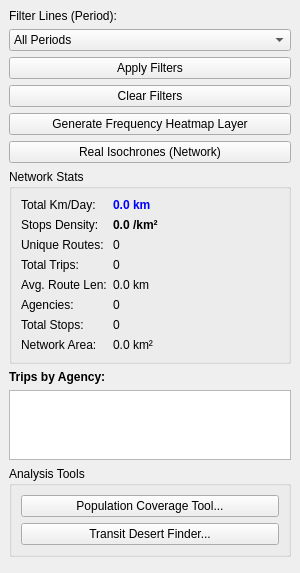
<?xml version="1.0" encoding="UTF-8"?>
<ui version="4.0">
 <class>GTFSSearchPanel</class>
 <widget class="QDockWidget" name="GTFSSearchPanel">
  <property name="geometry">
   <rect>
    <x>0</x>
    <y>0</y>
    <width>300</width>
    <height>500</height>
   </rect>
  </property>
  <property name="windowTitle">
   <string>GTFS Analytics</string>
  </property>
  <widget class="QWidget" name="dockWidgetContents">
   <layout class="QVBoxLayout" name="verticalLayout_main">
    <item>
     <layout class="QVBoxLayout" name="verticalLayout_filters">
      <item>
       <widget class="QLabel" name="label_2">
        <property name="text">
         <string>Filter Lines (Period):</string>
        </property>
       </widget>
      </item>
      <item>
       <widget class="QComboBox" name="filter_period">
        <item><property name="text"><string>All Periods</string></property></item>
        <item><property name="text"><string>Morning Peak</string></property></item>
        <item><property name="text"><string>Midday</string></property></item>
        <item><property name="text"><string>Evening Peak</string></property></item>
        <item><property name="text"><string>Night</string></property></item>
       </widget>
      </item>
      <item>
       <widget class="QPushButton" name="btn_apply">
        <property name="text">
         <string>Apply Filters</string>
        </property>
       </widget>
      </item>
      <item>
       <widget class="QPushButton" name="btn_clear">
        <property name="text">
         <string>Clear Filters</string>
        </property>
       </widget>
      </item>
      <item>
       <widget class="QPushButton" name="btn_frequency_heatmap">
        <property name="text">
         <string>Generate Frequency Heatmap Layer</string>
        </property>
       </widget>
      </item>
      <item>
       <widget class="QPushButton" name="btn_real_isochrones">
        <property name="text">
         <string>Real Isochrones (Network)</string>
        </property>
       </widget>
      </item>
     </layout>
    </item>
    <item>
     <widget class="QGroupBox" name="groupBox">
      <property name="title">
       <string>Network Stats</string>
      </property>
      <layout class="QFormLayout" name="formLayout">
       <item row="0" column="0">
        <widget class="QLabel" name="label_3">
         <property name="text">
          <string>Total Km/Day:</string>
         </property>
        </widget>
       </item>
       <item row="0" column="1">
        <widget class="QLabel" name="val_total_km">
         <property name="text">
          <string>0.0 km</string>
         </property>
         <property name="styleSheet">
          <string notr="true">font-weight: bold; color: blue;</string>
         </property>
        </widget>
       </item>
       <item row="1" column="0">
        <widget class="QLabel" name="label_4">
         <property name="text">
          <string>Stops Density:</string>
         </property>
        </widget>
       </item>
       <item row="1" column="1">
        <widget class="QLabel" name="val_stop_density">
         <property name="text">
          <string>0.0 /km²</string>
         </property>
         <property name="styleSheet">
          <string notr="true">font-weight: bold;</string>
         </property>
        </widget>
       </item>
       <item row="2" column="0">
        <widget class="QLabel" name="label_5">
         <property name="text">
          <string>Unique Routes:</string>
         </property>
        </widget>
       </item>
       <item row="2" column="1">
        <widget class="QLabel" name="val_routes">
         <property name="text">
          <string>0</string>
         </property>
        </widget>
       </item>
       <item row="3" column="0">
        <widget class="QLabel" name="label_6">
         <property name="text">
          <string>Total Trips:</string>
         </property>
        </widget>
       </item>
       <item row="3" column="1">
        <widget class="QLabel" name="val_trips">
         <property name="text">
          <string>0</string>
         </property>
       </widget>
       </item>
       <item row="4" column="0">
        <widget class="QLabel" name="label_7">
         <property name="text">
          <string>Avg. Route Len:</string>
         </property>
       </widget>
       </item>
       <item row="4" column="1">
        <widget class="QLabel" name="val_avg_len">
         <property name="text">
          <string>0.0 km</string>
         </property>
       </widget>
       </item>
       <item row="5" column="0">
        <widget class="QLabel" name="label_8">
         <property name="text">
          <string>Agencies:</string>
         </property>
       </widget>
       </item>
       <item row="5" column="1">
        <widget class="QLabel" name="val_agencies">
         <property name="text">
          <string>0</string>
         </property>
       </widget>
       </item>
       <item row="6" column="0">
        <widget class="QLabel" name="label_9">
         <property name="text">
          <string>Total Stops:</string>
         </property>
       </widget>
       </item>
       <item row="6" column="1">
        <widget class="QLabel" name="val_total_stops">
         <property name="text">
          <string>0</string>
         </property>
       </widget>
       </item>
       <item row="7" column="0">
        <widget class="QLabel" name="label_area">
         <property name="text">
          <string>Network Area:</string>
         </property>
       </widget>
       </item>
       <item row="7" column="1">
        <widget class="QLabel" name="val_area">
         <property name="text">
          <string>0.0 km²</string>
         </property>
       </widget>
       </item>
      </layout>
     </widget>
    </item>
    <item>
     <widget class="QLabel" name="label_13">
      <property name="text">
       <string>Trips by Agency:</string>
      </property>
      <property name="font">
       <font>
        <weight>75</weight>
        <bold>true</bold>
       </font>
      </property>
     </widget>
    </item>
    <item>
     <widget class="QListWidget" name="list_agency_fleet">
      <property name="maximumSize">
       <size>
        <width>16777215</width>
        <height>100</height>
       </size>
      </property>
     </widget>
    </item>
    <item>
     <widget class="QGroupBox" name="groupBox_2">
      <property name="title">
       <string>Analysis Tools</string>
      </property>
      <layout class="QVBoxLayout" name="verticalLayout_2">
       <item>
        <widget class="QPushButton" name="btn_pop_analysis">
         <property name="text">
          <string>Population Coverage Tool...</string>
         </property>
        </widget>
       </item>
       <item>
        <widget class="QPushButton" name="btn_desert_finder">
         <property name="text">
          <string>Transit Desert Finder...</string>
         </property>
        </widget>
       </item>
      </layout>
     </widget>
    </item>
    <item>
     <spacer name="verticalSpacer_main">
      <property name="orientation">
       <enum>Qt::Vertical</enum>
      </property>
     </spacer>
    </item>
   </layout>
  </widget>
 </widget>
 <resources/>
 <connections/>
</ui>
